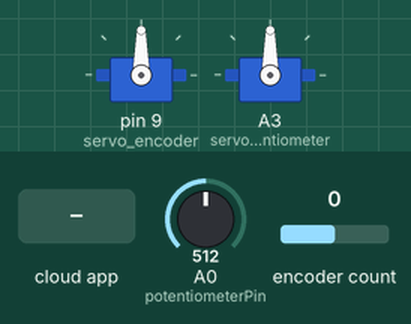
Bench run of a sketch on a simulated Arduino Uno, built with avr-gcc and run on an emulated ATmega328P. Shown: 2 × servo. Inputs (shaded band) come from the test bench; at power-on: A0 (potentiometerPin) = 512, encoder count 0. The ROS host is connected and sends only what is stated.

Above: at 1.2 s.
1.3 s: the phone or cloud app sets Encoder_Run to -100
At 2.4 s:
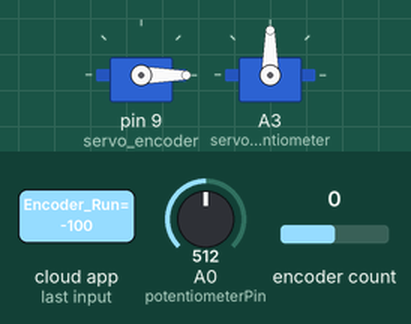
2.8 s: the phone or cloud app sets Poten_Run to -100
At 3.7 s:
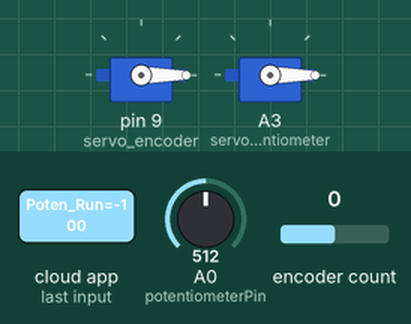
4.3 s: the phone or cloud app sets Encoder_Run to 100
At 4.9 s:
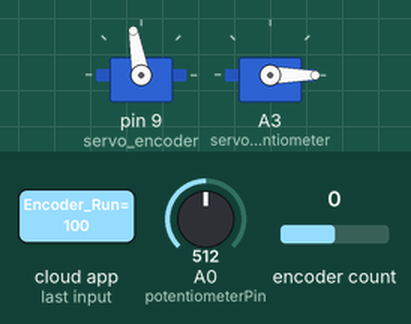
5.8 s: the phone or cloud app sets Poten_Run to 100
At 6.9 s:
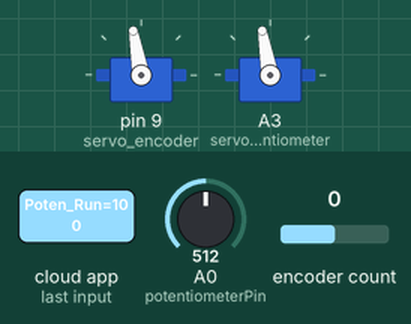
7.3 s: the phone or cloud app sets Encoder_Run to 0
At 8.1 s:
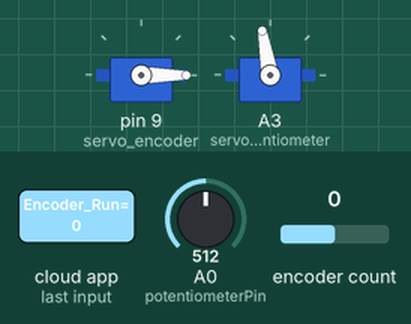
8.8 s: the phone or cloud app sets Poten_Run to 0
At 9.4 s:
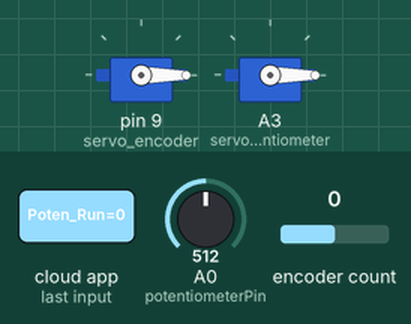
Timing chart, 0 to 11.3 s (numbered marks = the images above; inputs shaded):
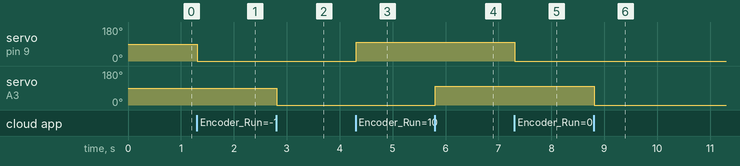

The sketch:

arduino.ino
```cpp
#include <Servo.h>
#include <Encoder.h>
#include <Wire.h>
#include <ros.h>
#include <std_msgs/Int16.h>
#include <std_msgs/Float64.h>
#include <std_msgs/Empty.h>


Servo servopotentiometer;
Servo servoencoder;


///Set Encoder Pin
const int PINClk =2;
const int PINDT =3;

const int SW_PIN = 4;
const int homePosition = 0;
const int stepValue = 5;
const int servo_encoder = 9;
int servoAngel = homePosition;

///Set Potentiometer Pin
int val = 0;
int servo_potentiometer = A3;
int potentiometerPin = A0;

Encoder encoder(PINClk, PINDT);

ros::NodeHandle nh;

// Publisher Encoder Angle
std_msgs::Int16 servo_msg;
ros::Publisher servo_pub("servo_angle", &servo_msg);

// Publisher Potentiometer Angle
std_msgs::Float64 poten_msg;
ros::Publisher poten_pub("poten_angle", &poten_msg);

//Receive encoder angle data from GUI subscriber
void poten_servo(const std_msgs::Float64& cmd_msg)
{
  float value = cmd_msg.data;
  servopotentiometer.write(value);
}

//Receive Potentiometer angle data from GUI subscriber
void encoder_servo(const std_msgs::Float64& cmd_msg)
{
  float value = cmd_msg.data;
  servoencoder.write(value);
}

//Subscriber Encoder Angle for servo
ros::Subscriber<std_msgs::Float64> encoderrun("Encoder_Run", &encoder_servo);

//Subscriber Potentiometer Angle for servo
ros::Subscriber<std_msgs::Float64> potenrun("Poten_Run", &poten_servo);


void setup() {
  pinMode(SW_PIN,INPUT_PULLUP);
  servoencoder.attach(servo_encoder);

  //potentiometer
  servopotentiometer.attach(servo_potentiometer);
  pinMode(servo_potentiometer,OUTPUT);
  pinMode(potentiometerPin,INPUT);

  nh.initNode();
  nh.advertise(servo_pub);
  nh.advertise(poten_pub);
  nh.subscribe(encoderrun);
  nh.subscribe(potenrun);

}


long oldPosition  = -999;

void loop() {

  //Potentiometer code to send values between 0 to 180 degrees
    val = analogRead(potentiometerPin);
    float angle = map(val, 0, 1023, 0, 180);
    poten_msg.data = angle;
    poten_pub.publish(&poten_msg); //Publisher angle values to GUI
    nh.spinOnce();


  //Encoder code to send values between 0 to 180 degrees
  long newPosition = encoder.read();

  if(newPosition != oldPosition){
    //Case when the angle decreases by not more than 0 degrees
    if(newPosition >  oldPosition)
    {
    int newStep = abs(newPosition - oldPosition);
      servoAngel -= stepValue;
      if(servoAngel < 0){
          servoAngel =0;
      }
      servo_msg.data = servoAngel;
      servo_pub.publish(&servo_msg); //Publisher angle values to GUI
      nh.spinOnce();


    }

    //Case when the angle increases by not more than 180 degrees
    if(newPosition <  oldPosition )
    {
    int newStep = abs(newPosition - oldPosition);
      servoAngel += stepValue;
      if(servoAngel > 180)
          servoAngel =180;
      servo_msg.data = servoAngel;
      servo_pub.publish(&servo_msg);//Publisher angle values to GUI
      nh.spinOnce();

    }
   oldPosition = newPosition;
  }

  nh.spinOnce();
  delay(10);

}
```

Measured:
- after the input at 1.3 s, servo on pin 9 (servo_encoder): 90° → 0° at once
- after the input at 2.8 s, servo on A3 (servo_potentiometer): 90° → 0° at once
- after the input at 4.3 s, servo on pin 9 (servo_encoder): 0° → 100° at once
- after the input at 5.8 s, servo on A3 (servo_potentiometer): 0° → 100° at once
- after the input at 7.3 s, servo on pin 9 (servo_encoder): 100° → 0° at once
- after the input at 8.8 s, servo on A3 (servo_potentiometer): 100° → 0° at once
